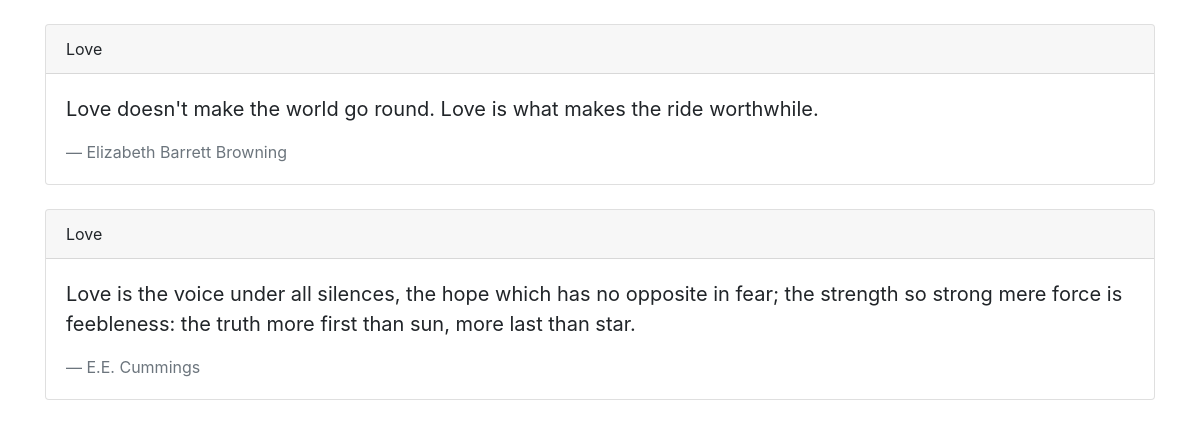
The page / on the database its author committed.
### quotes_app/models.py (models this page shows, shortened)
class Quote(models.Model):
    quote = models.TextField()
    author = models.CharField(max_length=200)
    quoteCategory = models.ForeignKey(
        "QuoteCategory",
        on_delete = models.CASCADE
    )

class QuoteCategory(models.Model):
    title = models.CharField(max_length=50)

### quotes_app/views.py (the view)
# urls.py: path('', views.MainView.as_view(), name="home")
class MainView(ListView):
    template_name = 'home.html'
    model = Quote
    def get_queryset(self):
        query_set = super().get_queryset()
        return query_set.select_related('quoteCategory')

### templates/home.html
{% extends 'base.html' %}
{% block body %}
<div class="container">
    <br/>
    {% for i in object_list %}
    <div class="card">
        <div class="card-header">
            {{ i.quoteCategory.title }}
        </div>
        <div class="card-body">
        <blockquote class="blockquote mb-0">
            <p>{{ i.quote }}</p>
            <footer class="blockquote-footer">{{i.author}}</footer>
        </blockquote>
        </div>
    </div>
    <br/>
    {% endfor %}
</div>
{% endblock %}

### templates/base.html (shortened to what this page needs)
<!DOCTYPE html>
<html>
    <head>
        <link rel="stylesheet" href="https://stackpath.bootstrapcdn.com/bootstrap/4.3.1/css/bootstrap.min.css">
    </head>
    <body>
        {% block body %}
        {% endblock body %}
    </body>
</html>

### rows shown on the page
Quote: quoteCategory "Love", quote "Love doesn't make the world go round. Love is what makes the ride worthwhile.", author "Elizabeth Barrett Browning"
Quote: quoteCategory "Love", quote "Love is the voice under all silences, the hope which has no opposite in fear; the strength so strong mere force is feebleness: the truth more first than sun, more last than star.", author "E.E. Cummings"
